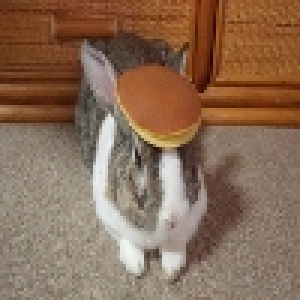
#> input picture smallbunny.jpg, 100 x 100 px (shown 3 times larger)
$ python rotateImage.py   (older library calls are emulated)
#> lines starting #> are read from the running program, lines starting #| are printed output that depends on the picture
import scipy
import scipy.ndimage.interpolation
from PIL import Image
import numpy
import math

import pdb

im = Image.open("smallbunny.jpg")
#> im is the input picture: PIL image 100x100 RGB; mean R, G, B 137.3, 107.9, 86
array = scipy.misc.fromimage(im)

def applyTransformationMatrix(array, transform):
	maxSize = array.shape
	matrix = numpy.zeros([5,maxSize[0]*maxSize[1]])


	#convert to very long matrix of size 3x100000
	count = 0;
	for x in range(maxSize[0]):
		for y in range(maxSize[1]):
			matrix[0][count] = x
			matrix[1][count] = y
			for i in range(3):
				matrix[2+i][count] = array[x][y][i]
			count +=1

	#convert
	mat2 = numpy.matrix(matrix)
	imageMat = numpy.zeros([maxSize[0],maxSize[1],3])


	from scipy.interpolate import griddata


	points = numpy.matrix(mat2[0:2].T)

	ones = numpy.zeros([ maxSize[1]*maxSize[0],1])+1
	points = numpy.hstack([points, ones])
	points = numpy.matrix(points).T


	points = transform*points

	values = mat2[2:5].T

	xi = numpy.zeros([maxSize[0]*maxSize[1],2])
	count = 0
	for x in range(maxSize[0]):
		for y in range(maxSize[1]):
			xi[count] = numpy.array([x,y])
			count+=1

	points = points[0:2]

	data = griddata(points.T, values, xi, method='linear', fill_value=0)#numpy.array([0,0,0]))


	imageMat = numpy.zeros([maxSize[0], maxSize[1],3])

	for p in range(len(xi)):
		imageMat[int(xi[p][0]),int(xi[p][1])] = data[p]

	array = numpy.array(imageMat)
	return array


maxSize = array.shape
#> maxSize = (100, 100, 3)
offset = numpy.matrix([[1,0,-maxSize[0]/2],[0,1,-maxSize[1]/2],[0,0,1]])
#> offset = [[1, 0, -50], [0, 1, -50], [0, 0, 1]]
theta = -numpy.pi/4

rot = numpy.matrix([[math.cos(theta), -math.sin(theta),0], [math.sin(theta), math.cos(theta),0], [0,0,1]])

unOffset = numpy.matrix([[1,0,maxSize[0]/2],[0,1,maxSize[1]/2],[0,0,1]])
#> unOffset = [[1, 0, 50], [0, 1, 50], [0, 0, 1]]

array = applyTransformationMatrix(array, unOffset*rot*offset)
#> after the loop in applyTransformationMatrix, `for x in range(maxSize[0]):`: count = 10000
#> in applyTransformationMatrix, `points = numpy.matrix(mat2[0:2].T)`: points = 10000 pairs, first value 0 to 99, second value 0 to 99
#> after the loop in applyTransformationMatrix, `for p in range(len(xi)):`:
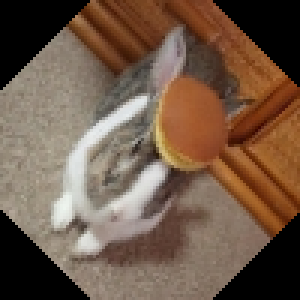
#> imageMat: shape (100, 100, 3) float64 (shown 3 times larger); mean of channels 0, 1, 2 113.2, 90, 72.8; drawn as R, G, B

scipy.misc.imsave('bunnyout2.png', array)


#print array

$ run again, with bunnycute.jpg copied over smallbunny.jpg
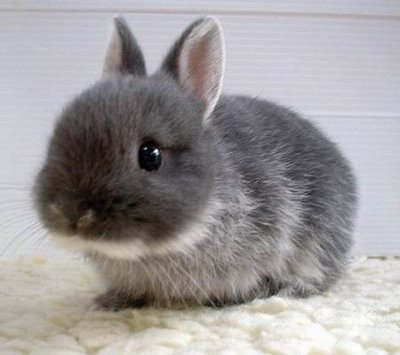
#> input picture bunnycute.jpg, 400 x 355 px
#> im is the input picture: PIL image 400x355 RGB; mean R, G, B 157.8, 154.2, 154.8
#> after the loop in applyTransformationMatrix, `for x in range(maxSize[0]):`: count = 142000
#> points = 142000 pairs, first value 0 to 354, second value 0 to 399
#> after the loop in applyTransformationMatrix, `for p in range(len(xi)):`:
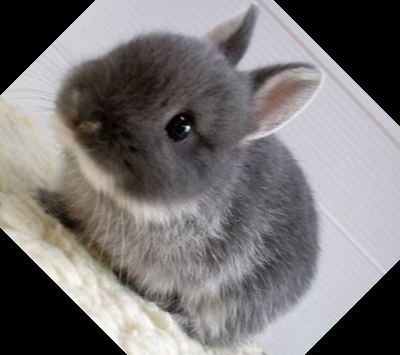
#> imageMat: shape (355, 400, 3) float64; mean of channels 0, 1, 2 122, 118.7, 119.1; drawn as R, G, B
